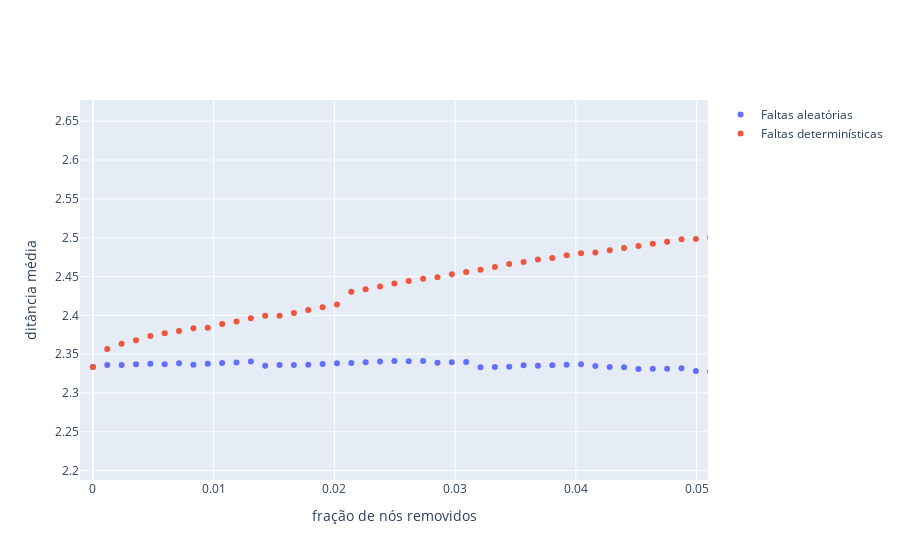

Notebook code cell kept with this figure:
### Code cell
average_dist_vs_removed_rand = pd.read_csv('average_dist_vs_removed_rand.csv') 
average_dist_vs_removed_rand_x = average_dist_vs_removed_rand['Frac_Removed'].values
average_dist_vs_removed_rand_y = average_dist_vs_removed_rand['avg_dist'].values

import plotly.graph_objects as go
fig = go.Figure()

# Add traces
fig.add_trace(go.Scatter(x=average_dist_vs_removed_rand_x, y=average_dist_vs_removed_rand_y, name="Faltas aleatórias", mode='markers'))
fig.add_trace(go.Scatter(x=average_dist_vs_removed_x, y=average_dist_vs_removed_y, name="Faltas determinísticas", mode='markers'))

fig.update_xaxes(title_text="fração de nós removidos")
fig.update_yaxes(title_text="ditância média")

# fig.update_yaxes(type="log")
# fig.update_xaxes(type="log")

fig.show()

### Figure 1 — Plotly figure (JSON) as saved in the notebook; plotly's stock layout.template omitted (floating-point values rounded to 4 significant figures; data arrays with more than 128 entries replaced by an {"elided": "..."} marker saying what was removed)
{"data": [{"mode": "markers", "name": "Faltas aleatórias", "type": "scatter", "x": {"elided": "841 float values"}, "y": {"elided": "841 float values"}}, {"mode": "markers", "name": "Faltas determinísticas", "type": "scatter", "x": {"elided": "841 float values"}, "y": {"elided": "841 float values"}}], "layout": {"autosize": true, "dragmode": "zoom", "xaxis": {"autorange": false, "range": [-0.001071, 0.05095], "title": {"text": "fração de nós removidos"}, "type": "linear"}, "yaxis": {"autorange": false, "range": [2.188, 2.677], "title": {"text": "ditância média"}, "type": "linear"}}}
